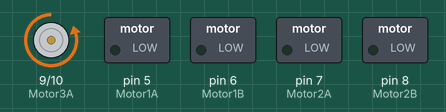
The sketch below on a simulated Arduino Uno, built with avr-gcc and run on an emulated ATmega328P. Shown: motor-driver pin pairs drawn as motors (green arrow = first pin HIGH = forward, orange = second pin HIGH = backward, longer = more drive), switched loads named in the sketch (green lamp = pin HIGH). Random numbers use the default seed unless the sketch sets one.

Above: at 0.1 s.
Timing chart, 0 to 1.6 s (numbered marks = the images above):
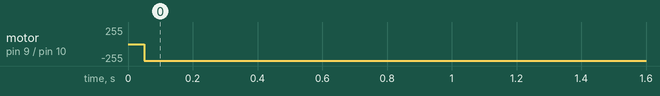

Measured:
- by itself, motor on pin 9 (Motor3A) / pin 10 (Motor3B): stopped → backward 250/255 at 0.05 s

The sketch:

move_sideways_by_compass.ino
```cpp
#define Motor1A 5
#define Motor1B 6
#define Motor2A 7
#define Motor2B 8
#define Motor3A 9
#define Motor3B 10

void setup() {

  pinMode(Motor1A, OUTPUT);
  pinMode(Motor1B, OUTPUT);
  pinMode(Motor2A, OUTPUT);
  pinMode(Motor2B, OUTPUT);
  pinMode(Motor3A, OUTPUT);
  pinMode(Motor3B, OUTPUT);

}

void setPWMSpeed(int pwmSpeed){
  // dummy method
}

void setMotorOnePwmSpeed(int pwmSpeed){
  // dummy method
}

void setMotorTwoPwmSpeed(int pwmSpeed){
  // dummy method
}

void setMotorThreePwmSpeed(int pwmSpeed){
  // dummy method
}

void moveSideWaysLeftWithCorrection(int tDelay, int compassHeading, int ballDistance, boolean check){
  int lastCompassHeading = compassHeading;

  while(ballDistance >= 20 && check == true){
     setMotorThreePwmSpeed(255); // max 255
     digitalWrite(Motor3B, HIGH);

    if (lastCompassHeading > compassHeading){
      setMotorOnePwmSpeed(90); // max 255
      setMotorTwoPwmSpeed(90); // max 255
      digitalWrite(Motor1A, HIGH);
      digitalWrite(Motor2B, HIGH);
      delay(tDelay);
      digitalWrite(Motor1A, LOW);
      digitalWrite(Motor2B, LOW);
    }

    if (lastCompassHeading < compassHeading){
      setMotorOnePwmSpeed(90); // max 255
      setMotorTwoPwmSpeed(90); // max 255
      digitalWrite(Motor1B, HIGH);
      digitalWrite(Motor2A, HIGH);
      delay(tDelay);
      digitalWrite(Motor1B, LOW);
      digitalWrite(Motor2A, LOW);
    }
      delay(tDelay);
      digitalWrite(Motor3B, LOW);

      break;
  }
}

void moveSideWaysRightWithCorrection(int tDelay, int compassHeading, int ballDistance, boolean check){
  int lastCompassHeading = compassHeading;

  while(ballDistance >= 20 && check == true){
     setMotorThreePwmSpeed(255); // max 255
     digitalWrite(Motor3A, HIGH);

    if (lastCompassHeading > compassHeading){
      setMotorOnePwmSpeed(90); // max 255
      setMotorTwoPwmSpeed(90); // max 255
      digitalWrite(Motor1A, HIGH);
      digitalWrite(Motor2B, HIGH);
      delay(tDelay);
      digitalWrite(Motor1A, LOW);
      digitalWrite(Motor2B, LOW);
    }

    if (lastCompassHeading < compassHeading){
      setMotorOnePwmSpeed(90); // max 255
      setMotorTwoPwmSpeed(90); // max 255
      digitalWrite(Motor1B, HIGH);
      digitalWrite(Motor2A, HIGH);
      delay(tDelay);
      digitalWrite(Motor1B, LOW);
      digitalWrite(Motor2A, LOW);
    }
      delay(tDelay);
      digitalWrite(Motor3A, LOW);

      break;
  }
}

void loop() {
  // some check goes on here to determine if this should run.
  moveSideWaysLeftWithCorrection(5, random(30, 90), 90, true);

}
```
